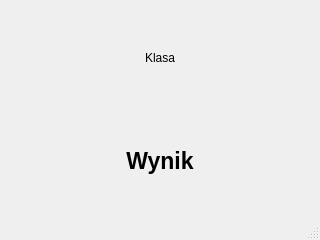
<?xml version="1.0" encoding="UTF-8"?>
<ui version="4.0">
 <class>MainWindow</class>
 <widget class="QMainWindow" name="MainWindow">
  <property name="geometry">
   <rect>
    <x>0</x>
    <y>0</y>
    <width>320</width>
    <height>240</height>
   </rect>
  </property>
  <property name="windowTitle">
   <string>Wynik</string>
  </property>
  <widget class="QWidget" name="centralwidget">
   <layout class="QVBoxLayout" name="verticalLayout_2">
    <item>
     <layout class="QVBoxLayout" name="verticalLayout">
      <item>
       <layout class="QVBoxLayout" name="attributesLayout">
        <item>
         <layout class="QHBoxLayout" name="columnNamesLayout"/>
        </item>
        <item>
         <layout class="QHBoxLayout" name="columnValuesLayout"/>
        </item>
       </layout>
      </item>
      <item>
       <layout class="QVBoxLayout" name="verticalLayout_4">
        <item>
         <widget class="QLabel" name="classColumnNameLabel">
          <property name="text">
           <string>Klasa</string>
          </property>
          <property name="alignment">
           <set>Qt::AlignCenter</set>
          </property>
         </widget>
        </item>
        <item>
         <widget class="QLabel" name="resultLabel">
          <property name="font">
           <font>
            <pointsize>17</pointsize>
            <weight>75</weight>
            <bold>true</bold>
           </font>
          </property>
          <property name="text">
           <string>Wynik</string>
          </property>
          <property name="alignment">
           <set>Qt::AlignCenter</set>
          </property>
         </widget>
        </item>
       </layout>
      </item>
     </layout>
    </item>
   </layout>
  </widget>
  <widget class="QStatusBar" name="statusBar"/>
 </widget>
 <resources/>
 <connections/>
</ui>
